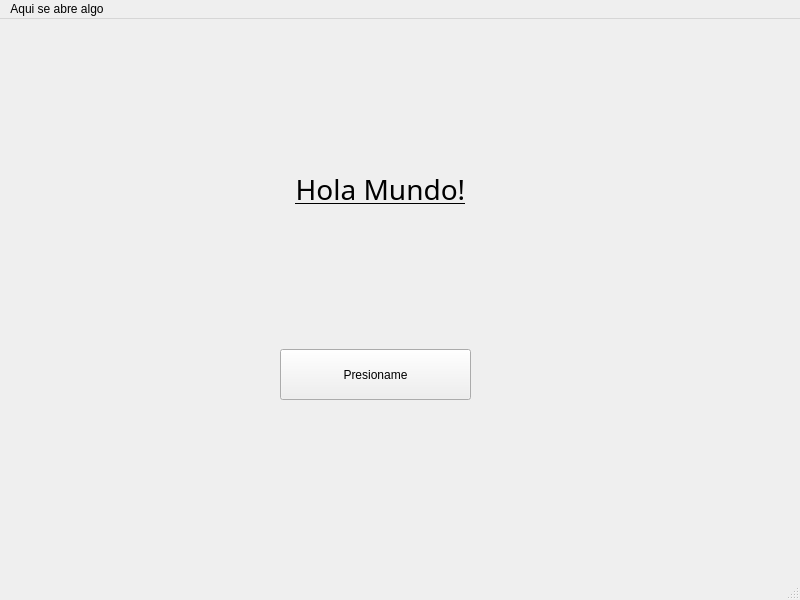
<?xml version="1.0" encoding="UTF-8"?>
<ui version="4.0">
 <class>MainWindow</class>
 <widget class="QMainWindow" name="MainWindow">
  <property name="geometry">
   <rect>
    <x>0</x>
    <y>0</y>
    <width>800</width>
    <height>600</height>
   </rect>
  </property>
  <property name="windowTitle">
   <string>MainWindow</string>
  </property>
  <widget class="QWidget" name="centralwidget">
   <widget class="QPushButton" name="Boton1">
    <property name="geometry">
     <rect>
      <x>280</x>
      <y>330</y>
      <width>191</width>
      <height>51</height>
     </rect>
    </property>
    <property name="text">
     <string>Presioname</string>
    </property>
   </widget>
   <widget class="QLabel" name="etiqueta1">
    <property name="geometry">
     <rect>
      <x>280</x>
      <y>140</y>
      <width>201</width>
      <height>61</height>
     </rect>
    </property>
    <property name="sizePolicy">
     <sizepolicy hsizetype="Preferred" vsizetype="Preferred">
      <horstretch>0</horstretch>
      <verstretch>0</verstretch>
     </sizepolicy>
    </property>
    <property name="baseSize">
     <size>
      <width>0</width>
      <height>0</height>
     </size>
    </property>
    <property name="font">
     <font>
      <family>Yu Gothic UI Semibold</family>
      <pointsize>21</pointsize>
      <underline>true</underline>
     </font>
    </property>
    <property name="mouseTracking">
     <bool>true</bool>
    </property>
    <property name="layoutDirection">
     <enum>Qt::LeftToRight</enum>
    </property>
    <property name="text">
     <string>Hola Mundo!</string>
    </property>
    <property name="textFormat">
     <enum>Qt::AutoText</enum>
    </property>
    <property name="alignment">
     <set>Qt::AlignCenter</set>
    </property>
   </widget>
  </widget>
  <widget class="QMenuBar" name="menu1">
   <property name="geometry">
    <rect>
     <x>0</x>
     <y>0</y>
     <width>800</width>
     <height>21</height>
    </rect>
   </property>
   <widget class="QMenu" name="menuAqui_se_abre_algo">
    <property name="title">
     <string>Aqui se abre algo</string>
    </property>
   </widget>
   <addaction name="menuAqui_se_abre_algo"/>
  </widget>
  <widget class="QStatusBar" name="statusbar"/>
 </widget>
 <resources/>
 <connections/>
</ui>
